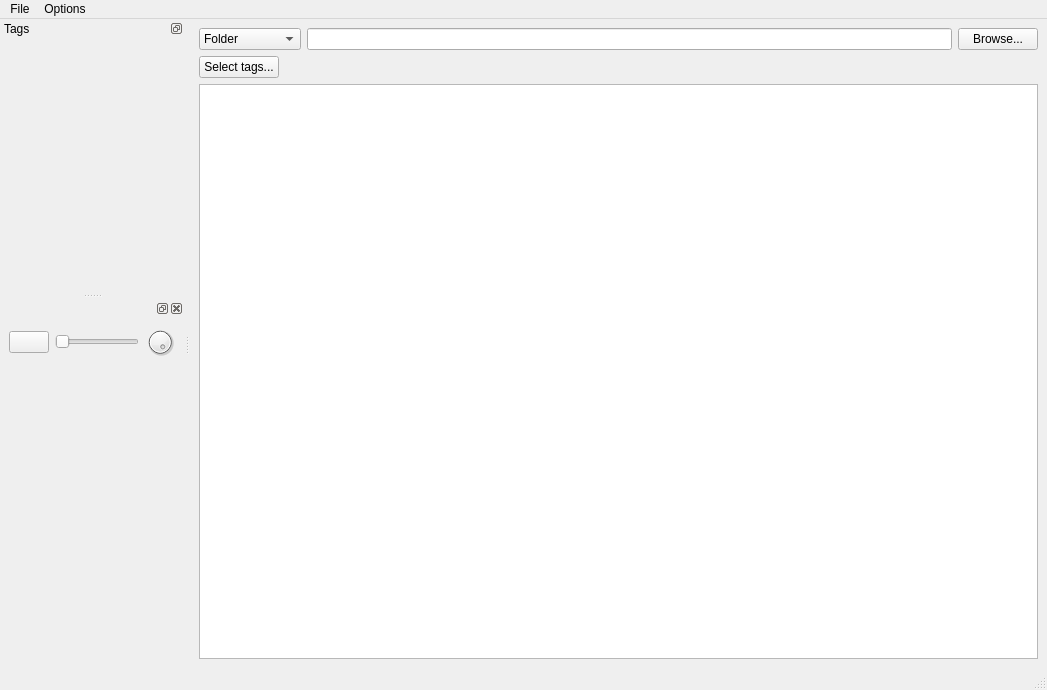
<?xml version="1.0" encoding="UTF-8"?>
<ui version="4.0">
 <class>taggerWindow</class>
 <widget class="QMainWindow" name="taggerWindow">
  <property name="geometry">
   <rect>
    <x>0</x>
    <y>0</y>
    <width>1047</width>
    <height>690</height>
   </rect>
  </property>
  <property name="windowTitle">
   <string>DeClutter (beta): Tagger</string>
  </property>
  <property name="windowIcon">
   <iconset resource="DeClutter.qrc">
    <normaloff>:/images/DeClutter.ico</normaloff>:/images/DeClutter.ico</iconset>
  </property>
  <widget class="QWidget" name="centralwidget">
   <layout class="QGridLayout" name="gridLayout">
    <item row="0" column="0" colspan="2">
     <layout class="QVBoxLayout" name="verticalLayout_2">
      <item>
       <layout class="QHBoxLayout" name="horizontalLayout_3">
        <item>
         <widget class="QComboBox" name="sourceComboBox">
          <item>
           <property name="text">
            <string>Folder</string>
           </property>
          </item>
          <item>
           <property name="text">
            <string>Tag(s)</string>
           </property>
          </item>
          <item>
           <property name="text">
            <string>Folder &amp; tags</string>
           </property>
          </item>
         </widget>
        </item>
        <item>
         <widget class="QLineEdit" name="pathEdit"/>
        </item>
        <item>
         <widget class="QPushButton" name="browseButton">
          <property name="text">
           <string>Browse...</string>
          </property>
         </widget>
        </item>
       </layout>
      </item>
      <item>
       <layout class="QHBoxLayout" name="horizontalLayout">
        <item>
         <widget class="QPushButton" name="selectTagsButton">
          <property name="text">
           <string>Select tags...</string>
          </property>
         </widget>
        </item>
        <item>
         <spacer name="horizontalSpacer">
          <property name="orientation">
           <enum>Qt::Horizontal</enum>
          </property>
          <property name="sizeHint" stdset="0">
           <size>
            <width>40</width>
            <height>0</height>
           </size>
          </property>
         </spacer>
        </item>
       </layout>
      </item>
      <item>
       <widget class="QTreeView" name="treeView">
        <property name="sizePolicy">
         <sizepolicy hsizetype="Preferred" vsizetype="Expanding">
          <horstretch>0</horstretch>
          <verstretch>0</verstretch>
         </sizepolicy>
        </property>
        <property name="rootIsDecorated">
         <bool>false</bool>
        </property>
        <property name="itemsExpandable">
         <bool>false</bool>
        </property>
        <property name="sortingEnabled">
         <bool>true</bool>
        </property>
        <property name="expandsOnDoubleClick">
         <bool>false</bool>
        </property>
       </widget>
      </item>
     </layout>
    </item>
   </layout>
  </widget>
  <widget class="QMenuBar" name="menubar">
   <property name="geometry">
    <rect>
     <x>0</x>
     <y>0</y>
     <width>1047</width>
     <height>21</height>
    </rect>
   </property>
   <widget class="QMenu" name="menuOptions">
    <property name="title">
     <string>Options</string>
    </property>
    <addaction name="actionManage_Tags"/>
   </widget>
   <widget class="QMenu" name="menuFile">
    <property name="title">
     <string>File</string>
    </property>
    <widget class="QMenu" name="recent_menu">
     <property name="maximumSize">
      <size>
       <width>600</width>
       <height>500</height>
      </size>
     </property>
     <property name="tearOffEnabled">
      <bool>false</bool>
     </property>
     <property name="title">
      <string>Recent folders</string>
     </property>
     <addaction name="actionNone"/>
    </widget>
    <addaction name="recent_menu"/>
   </widget>
   <addaction name="menuFile"/>
   <addaction name="menuOptions"/>
  </widget>
  <widget class="QStatusBar" name="statusbar"/>
  <widget class="QDockWidget" name="tagsDockWidget">
   <property name="sizePolicy">
    <sizepolicy hsizetype="MinimumExpanding" vsizetype="Preferred">
     <horstretch>0</horstretch>
     <verstretch>0</verstretch>
    </sizepolicy>
   </property>
   <property name="minimumSize">
    <size>
     <width>180</width>
     <height>200</height>
    </size>
   </property>
   <property name="styleSheet">
    <string notr="true"/>
   </property>
   <property name="features">
    <set>QDockWidget::DockWidgetFloatable|QDockWidget::DockWidgetMovable</set>
   </property>
   <property name="allowedAreas">
    <set>Qt::LeftDockWidgetArea|Qt::RightDockWidgetArea</set>
   </property>
   <property name="windowTitle">
    <string>Tags</string>
   </property>
   <attribute name="dockWidgetArea">
    <number>1</number>
   </attribute>
   <widget class="QWidget" name="dockWidgetContents">
    <property name="sizePolicy">
     <sizepolicy hsizetype="MinimumExpanding" vsizetype="Preferred">
      <horstretch>0</horstretch>
      <verstretch>0</verstretch>
     </sizepolicy>
    </property>
    <layout class="QGridLayout" name="gridLayout_2">
     <property name="leftMargin">
      <number>0</number>
     </property>
     <property name="topMargin">
      <number>0</number>
     </property>
     <property name="rightMargin">
      <number>0</number>
     </property>
     <property name="bottomMargin">
      <number>0</number>
     </property>
     <property name="spacing">
      <number>4</number>
     </property>
     <item row="0" column="0">
      <widget class="QScrollArea" name="tagsScrollArea">
       <property name="sizePolicy">
        <sizepolicy hsizetype="MinimumExpanding" vsizetype="Expanding">
         <horstretch>0</horstretch>
         <verstretch>0</verstretch>
        </sizepolicy>
       </property>
       <property name="frameShape">
        <enum>QFrame::Box</enum>
       </property>
       <property name="frameShadow">
        <enum>QFrame::Plain</enum>
       </property>
       <property name="lineWidth">
        <number>0</number>
       </property>
       <property name="widgetResizable">
        <bool>true</bool>
       </property>
       <widget class="QWidget" name="scrollAreaWidgetContents">
        <property name="geometry">
         <rect>
          <x>0</x>
          <y>0</y>
          <width>180</width>
          <height>351</height>
         </rect>
        </property>
        <property name="sizePolicy">
         <sizepolicy hsizetype="MinimumExpanding" vsizetype="Preferred">
          <horstretch>0</horstretch>
          <verstretch>0</verstretch>
         </sizepolicy>
        </property>
        <layout class="QGridLayout" name="gridLayout_3">
         <item row="0" column="0">
          <layout class="QVBoxLayout" name="tagsLayout"/>
         </item>
         <item row="1" column="0">
          <spacer name="verticalSpacer">
           <property name="orientation">
            <enum>Qt::Vertical</enum>
           </property>
           <property name="sizeHint" stdset="0">
            <size>
             <width>20</width>
             <height>40</height>
            </size>
           </property>
          </spacer>
         </item>
        </layout>
       </widget>
      </widget>
     </item>
    </layout>
   </widget>
  </widget>
  <widget class="QDockWidget" name="mediaDockWidget">
   <attribute name="dockWidgetArea">
    <number>1</number>
   </attribute>
   <widget class="QWidget" name="mediaDockWidgetContent">
    <property name="minimumSize">
     <size>
      <width>0</width>
      <height>250</height>
     </size>
    </property>
    <layout class="QGridLayout" name="gridLayout_5">
     <item row="0" column="0">
      <layout class="QGridLayout" name="gridLayout_4" rowstretch="30,1,1,0">
       <item row="1" column="0">
        <layout class="QHBoxLayout" name="horizontalLayout_2">
         <item>
          <widget class="QPushButton" name="mediaPlayButton">
           <property name="toolTip">
            <string>Play</string>
           </property>
           <property name="text">
            <string/>
           </property>
           <property name="icon">
            <iconset resource="DeClutter.qrc">
             <normaloff>:/images/icons/media-play.svg</normaloff>:/images/icons/media-play.svg</iconset>
           </property>
          </widget>
         </item>
         <item>
          <widget class="QSlider" name="mediaPositionSlider">
           <property name="orientation">
            <enum>Qt::Horizontal</enum>
           </property>
          </widget>
         </item>
         <item>
          <widget class="QDial" name="volumeDial">
           <property name="maximumSize">
            <size>
             <width>30</width>
             <height>30</height>
            </size>
           </property>
           <property name="maximum">
            <number>100</number>
           </property>
           <property name="value">
            <number>100</number>
           </property>
          </widget>
         </item>
        </layout>
       </item>
       <item row="0" column="0">
        <layout class="QGridLayout" name="playerLayout" rowminimumheight="0"/>
       </item>
      </layout>
     </item>
    </layout>
   </widget>
  </widget>
  <action name="actionManage_Tags">
   <property name="text">
    <string>Manage Tags</string>
   </property>
  </action>
  <action name="actionNone">
   <property name="enabled">
    <bool>false</bool>
   </property>
   <property name="text">
    <string>None</string>
   </property>
  </action>
 </widget>
 <resources>
  <include location="DeClutter.qrc"/>
 </resources>
 <connections/>
</ui>
